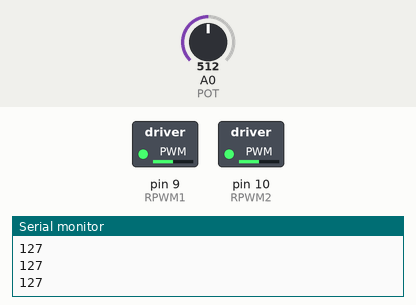
This sketch was run on a simulated Arduino Uno, built with avr-gcc and run on an emulated ATmega328P. Shown: switched loads named in the sketch (green lamp = pin HIGH), the last lines printed to the serial monitor. The test bench sets the inputs (shaded band); at power-on: A0 (POT) = 512.

Above: at 1.2 s.
1.3 s: A0 (POT) set to 716
At 2.5 s:
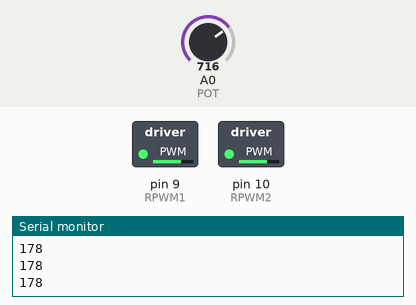
2.8 s: A0 (POT) set to 900
At 4.0 s:
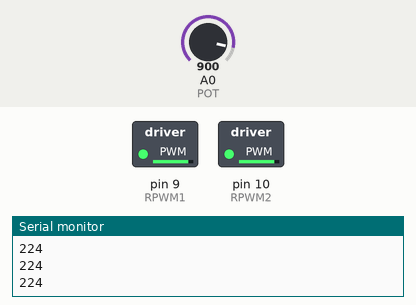
4.3 s: A0 (POT) set to 122
At 5.5 s:
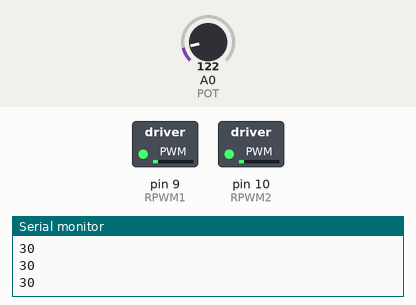
5.8 s: A0 (POT) set to 0
At 7.0 s:
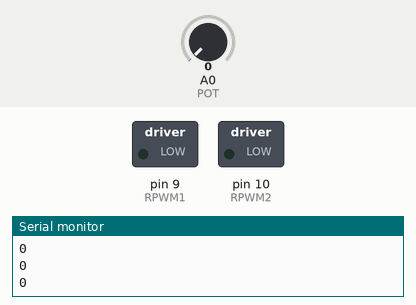
7.3 s: A0 (POT) set to 511
At 8.6 s:
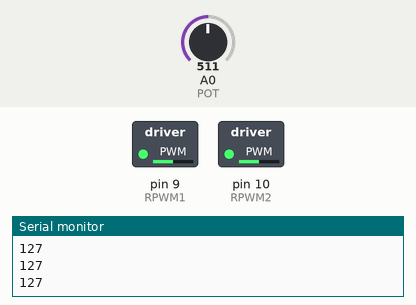
Timing chart, 0 to 9.8 s (numbered marks = the images above; inputs shaded):
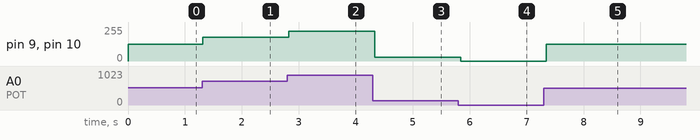

Measured:
- after the input at 1.3 s, pin 9 (RPWM1), pin 10 (RPWM2): 127/255 → 178/255 at once
- after the input at 2.8 s, pin 9 (RPWM1), pin 10 (RPWM2): 178/255 → 224/255 at once
- after the input at 4.3 s, pin 9 (RPWM1), pin 10 (RPWM2): 224/255 → 30/255 at once
- after the input at 5.8 s, pin 9 (RPWM1), pin 10 (RPWM2): 30/255 → 0/255 at once
- after the input at 7.3 s, pin 9 (RPWM1), pin 10 (RPWM2): 0/255 → 127/255 after 0.05 s

The sketch:

speedcontrol.ino
```cpp
int RPWM1 = 9;    // Driver 1
int RPWM2 = 10;   // Driver 2
int POT = A0;     // potentiometer signal (yellow)

void setup() {
  Serial.begin(9600);
  pinMode(RPWM1, OUTPUT);
  pinMode(RPWM2, OUTPUT);
}

void loop() {
  int knob = analogRead(POT);              // 0–1023 from the knob
  int speed = map(knob, 0, 1023, 0, 255);  // convert to motor speed

  analogWrite(RPWM1, speed);
  analogWrite(RPWM2, speed);

  Serial.println(speed);   // watch it change as you turn the knob
  delay(50);
}
```
